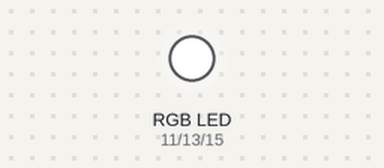
The program below on a simulated Raspberry Pi (header pin numbers). On the bench: an RGB LED mixed from three pins (HIGH = lit).

Above: at 0.1 s.
Timing chart, 0 to 1.6 s (numbered marks = the images above):
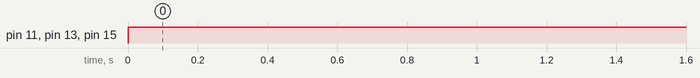

The program:

rgb.py
```python
# Controlling a RGB LED
import RPi.GPIO as GPIO

# Board Setup
GPIO.setmode(GPIO.BOARD)

# Pins
r = 11
g = 13
b = 15

# Pin setup
GPIO.setup(r, GPIO.OUT)
GPIO.setup(g, GPIO.OUT)
GPIO.setup(b, GPIO.OUT)

try:
  while True:
    GPIO.output(r, True)
    GPIO.output(g, True)
    GPIO.output(b, True)

except KeyboardInterrupt:
  GPIO.cleanup()
  print("\nExiting...\n")
```

Measured:
- by itself, pin 11 (r), pin 13 (g), pin 15 (b): LOW → HIGH at 0.00 s
